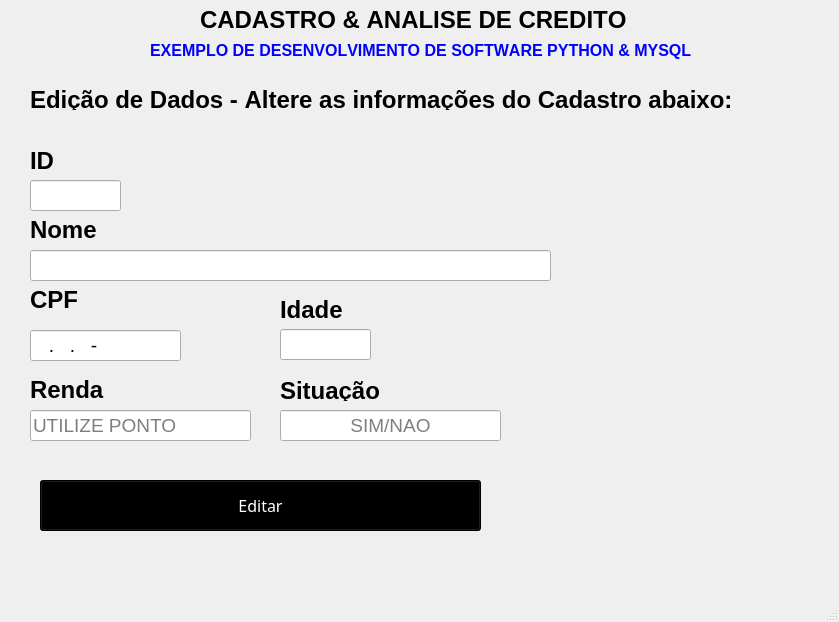
<?xml version="1.0" encoding="UTF-8"?>
<ui version="4.0">
 <class>MainWindow</class>
 <widget class="QMainWindow" name="MainWindow">
  <property name="geometry">
   <rect>
    <x>0</x>
    <y>0</y>
    <width>839</width>
    <height>622</height>
   </rect>
  </property>
  <property name="windowTitle">
   <string>MainWindow</string>
  </property>
  <widget class="QWidget" name="centralwidget">
   <widget class="QLabel" name="label_2">
    <property name="enabled">
     <bool>true</bool>
    </property>
    <property name="geometry">
     <rect>
      <x>150</x>
      <y>40</y>
      <width>551</width>
      <height>20</height>
     </rect>
    </property>
    <property name="font">
     <font>
      <family>Arial</family>
      <pointsize>12</pointsize>
      <weight>75</weight>
      <italic>false</italic>
      <bold>true</bold>
      <underline>false</underline>
      <strikeout>false</strikeout>
      <kerning>false</kerning>
     </font>
    </property>
    <property name="mouseTracking">
     <bool>false</bool>
    </property>
    <property name="styleSheet">
     <string notr="true">color: rgb(0, 0, 255);</string>
    </property>
    <property name="text">
     <string>EXEMPLO DE DESENVOLVIMENTO DE SOFTWARE PYTHON &amp; MYSQL</string>
    </property>
   </widget>
   <widget class="QLabel" name="label">
    <property name="enabled">
     <bool>true</bool>
    </property>
    <property name="geometry">
     <rect>
      <x>200</x>
      <y>10</y>
      <width>441</width>
      <height>20</height>
     </rect>
    </property>
    <property name="font">
     <font>
      <family>Arial</family>
      <pointsize>18</pointsize>
      <weight>75</weight>
      <italic>false</italic>
      <bold>true</bold>
      <underline>false</underline>
      <strikeout>false</strikeout>
      <kerning>false</kerning>
     </font>
    </property>
    <property name="mouseTracking">
     <bool>false</bool>
    </property>
    <property name="text">
     <string>CADASTRO &amp; ANÁLISE DE CRÉDITO</string>
    </property>
   </widget>
   <widget class="QLabel" name="label_3">
    <property name="enabled">
     <bool>true</bool>
    </property>
    <property name="geometry">
     <rect>
      <x>30</x>
      <y>90</y>
      <width>711</width>
      <height>20</height>
     </rect>
    </property>
    <property name="font">
     <font>
      <family>Arial</family>
      <pointsize>18</pointsize>
      <weight>75</weight>
      <italic>false</italic>
      <bold>true</bold>
      <underline>false</underline>
      <strikeout>false</strikeout>
      <kerning>false</kerning>
     </font>
    </property>
    <property name="mouseTracking">
     <bool>false</bool>
    </property>
    <property name="text">
     <string>Edição de Dados - Altere as informações do Cadastro abaixo:</string>
    </property>
   </widget>
   <widget class="QLineEdit" name="txtAlterarId">
    <property name="geometry">
     <rect>
      <x>30</x>
      <y>180</y>
      <width>91</width>
      <height>31</height>
     </rect>
    </property>
    <property name="font">
     <font>
      <pointsize>14</pointsize>
     </font>
    </property>
    <property name="inputMask">
     <string>000</string>
    </property>
   </widget>
   <widget class="QLabel" name="label_6">
    <property name="enabled">
     <bool>true</bool>
    </property>
    <property name="geometry">
     <rect>
      <x>30</x>
      <y>151</y>
      <width>71</width>
      <height>20</height>
     </rect>
    </property>
    <property name="font">
     <font>
      <family>Arial</family>
      <pointsize>18</pointsize>
      <weight>75</weight>
      <italic>false</italic>
      <bold>true</bold>
      <underline>false</underline>
      <strikeout>false</strikeout>
      <kerning>false</kerning>
     </font>
    </property>
    <property name="mouseTracking">
     <bool>false</bool>
    </property>
    <property name="text">
     <string>ID</string>
    </property>
   </widget>
   <widget class="QLabel" name="label_7">
    <property name="enabled">
     <bool>true</bool>
    </property>
    <property name="geometry">
     <rect>
      <x>30</x>
      <y>290</y>
      <width>71</width>
      <height>20</height>
     </rect>
    </property>
    <property name="font">
     <font>
      <family>Arial</family>
      <pointsize>18</pointsize>
      <weight>75</weight>
      <italic>false</italic>
      <bold>true</bold>
      <underline>false</underline>
      <strikeout>false</strikeout>
      <kerning>false</kerning>
     </font>
    </property>
    <property name="mouseTracking">
     <bool>false</bool>
    </property>
    <property name="text">
     <string>CPF</string>
    </property>
   </widget>
   <widget class="QLabel" name="label_8">
    <property name="enabled">
     <bool>true</bool>
    </property>
    <property name="geometry">
     <rect>
      <x>30</x>
      <y>380</y>
      <width>81</width>
      <height>20</height>
     </rect>
    </property>
    <property name="font">
     <font>
      <family>Arial</family>
      <pointsize>18</pointsize>
      <weight>75</weight>
      <italic>false</italic>
      <bold>true</bold>
      <underline>false</underline>
      <strikeout>false</strikeout>
      <kerning>false</kerning>
     </font>
    </property>
    <property name="mouseTracking">
     <bool>false</bool>
    </property>
    <property name="text">
     <string>Renda</string>
    </property>
   </widget>
   <widget class="QLabel" name="label_9">
    <property name="enabled">
     <bool>true</bool>
    </property>
    <property name="geometry">
     <rect>
      <x>30</x>
      <y>220</y>
      <width>71</width>
      <height>20</height>
     </rect>
    </property>
    <property name="font">
     <font>
      <family>Arial</family>
      <pointsize>18</pointsize>
      <weight>75</weight>
      <italic>false</italic>
      <bold>true</bold>
      <underline>false</underline>
      <strikeout>false</strikeout>
      <kerning>false</kerning>
     </font>
    </property>
    <property name="mouseTracking">
     <bool>false</bool>
    </property>
    <property name="text">
     <string>Nome</string>
    </property>
   </widget>
   <widget class="QLineEdit" name="txtAlterarCpf">
    <property name="geometry">
     <rect>
      <x>30</x>
      <y>330</y>
      <width>151</width>
      <height>31</height>
     </rect>
    </property>
    <property name="font">
     <font>
      <pointsize>14</pointsize>
     </font>
    </property>
    <property name="inputMask">
     <string>000.000.000-00</string>
    </property>
   </widget>
   <widget class="QLineEdit" name="txtAlterarIdade">
    <property name="geometry">
     <rect>
      <x>280</x>
      <y>329</y>
      <width>91</width>
      <height>31</height>
     </rect>
    </property>
    <property name="font">
     <font>
      <pointsize>14</pointsize>
     </font>
    </property>
    <property name="inputMask">
     <string>000</string>
    </property>
    <property name="text">
     <string/>
    </property>
   </widget>
   <widget class="QLabel" name="label_10">
    <property name="enabled">
     <bool>true</bool>
    </property>
    <property name="geometry">
     <rect>
      <x>280</x>
      <y>300</y>
      <width>71</width>
      <height>20</height>
     </rect>
    </property>
    <property name="font">
     <font>
      <family>Arial</family>
      <pointsize>18</pointsize>
      <weight>75</weight>
      <italic>false</italic>
      <bold>true</bold>
      <underline>false</underline>
      <strikeout>false</strikeout>
      <kerning>false</kerning>
     </font>
    </property>
    <property name="mouseTracking">
     <bool>false</bool>
    </property>
    <property name="text">
     <string>Idade</string>
    </property>
   </widget>
   <widget class="QLineEdit" name="txtAlterarRenda">
    <property name="geometry">
     <rect>
      <x>30</x>
      <y>410</y>
      <width>221</width>
      <height>31</height>
     </rect>
    </property>
    <property name="font">
     <font>
      <pointsize>14</pointsize>
     </font>
    </property>
    <property name="inputMask">
     <string/>
    </property>
    <property name="cursorPosition">
     <number>0</number>
    </property>
    <property name="placeholderText">
     <string>UTILIZE PONTO</string>
    </property>
   </widget>
   <widget class="QLabel" name="label_11">
    <property name="enabled">
     <bool>true</bool>
    </property>
    <property name="geometry">
     <rect>
      <x>280</x>
      <y>381</y>
      <width>151</width>
      <height>20</height>
     </rect>
    </property>
    <property name="font">
     <font>
      <family>Arial</family>
      <pointsize>18</pointsize>
      <weight>75</weight>
      <italic>false</italic>
      <bold>true</bold>
      <underline>false</underline>
      <strikeout>false</strikeout>
      <kerning>false</kerning>
     </font>
    </property>
    <property name="mouseTracking">
     <bool>false</bool>
    </property>
    <property name="text">
     <string>Situação</string>
    </property>
   </widget>
   <widget class="QLineEdit" name="txtAlterarSituacao">
    <property name="geometry">
     <rect>
      <x>280</x>
      <y>410</y>
      <width>221</width>
      <height>31</height>
     </rect>
    </property>
    <property name="font">
     <font>
      <pointsize>14</pointsize>
     </font>
    </property>
    <property name="inputMask">
     <string/>
    </property>
    <property name="cursorPosition">
     <number>0</number>
    </property>
    <property name="alignment">
     <set>Qt::AlignCenter</set>
    </property>
    <property name="placeholderText">
     <string>SIM/NAO</string>
    </property>
   </widget>
   <widget class="QPushButton" name="btnAlterar">
    <property name="geometry">
     <rect>
      <x>40</x>
      <y>480</y>
      <width>441</width>
      <height>51</height>
     </rect>
    </property>
    <property name="font">
     <font>
      <family>Arial Black</family>
      <pointsize>12</pointsize>
     </font>
    </property>
    <property name="styleSheet">
     <string notr="true">color: rgb(255, 255, 255);
background-color: rgb(0, 0, 0);</string>
    </property>
    <property name="text">
     <string>Editar</string>
    </property>
   </widget>
   <widget class="QLineEdit" name="txtAlterarNome">
    <property name="geometry">
     <rect>
      <x>30</x>
      <y>250</y>
      <width>521</width>
      <height>31</height>
     </rect>
    </property>
    <property name="font">
     <font>
      <pointsize>14</pointsize>
     </font>
    </property>
    <property name="placeholderText">
     <string/>
    </property>
   </widget>
  </widget>
  <widget class="QMenuBar" name="menubar">
   <property name="geometry">
    <rect>
     <x>0</x>
     <y>0</y>
     <width>839</width>
     <height>21</height>
    </rect>
   </property>
  </widget>
  <widget class="QStatusBar" name="statusbar"/>
 </widget>
 <resources/>
 <connections/>
</ui>
